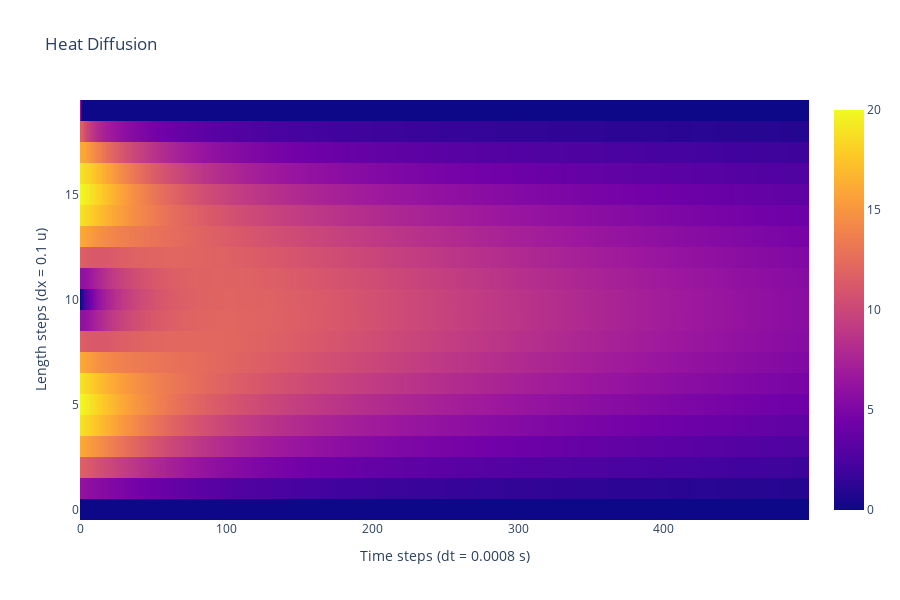

Write notebook code for a chart like this one.
### Code cell
# Plotting results
# Heatmap
fig = go.Figure(data=go.Heatmap(z=res[:, :500]))
fig.update_layout(
    title="Heat Diffusion",
    xaxis_title="Time steps (dt = 0.0008 s)",
    yaxis_title="Length steps (dx = 0.1 u)",
    height=600,
)
fig.show()

### Figure 1 — Plotly figure (JSON) as saved in the notebook; plotly's stock layout.template omitted (floating-point values rounded to 4 significant figures; data arrays with more than 128 entries replaced by an {"elided": "..."} marker saying what was removed)
{"data": [{"type": "heatmap", "z": {"elided": "20x500 float values"}}], "layout": {"height": 600, "title": {"text": "Heat Diffusion"}, "xaxis": {"title": {"text": "Time steps (dt = 0.0008 s)"}}, "yaxis": {"title": {"text": "Length steps (dx = 0.1 u)"}}}}
